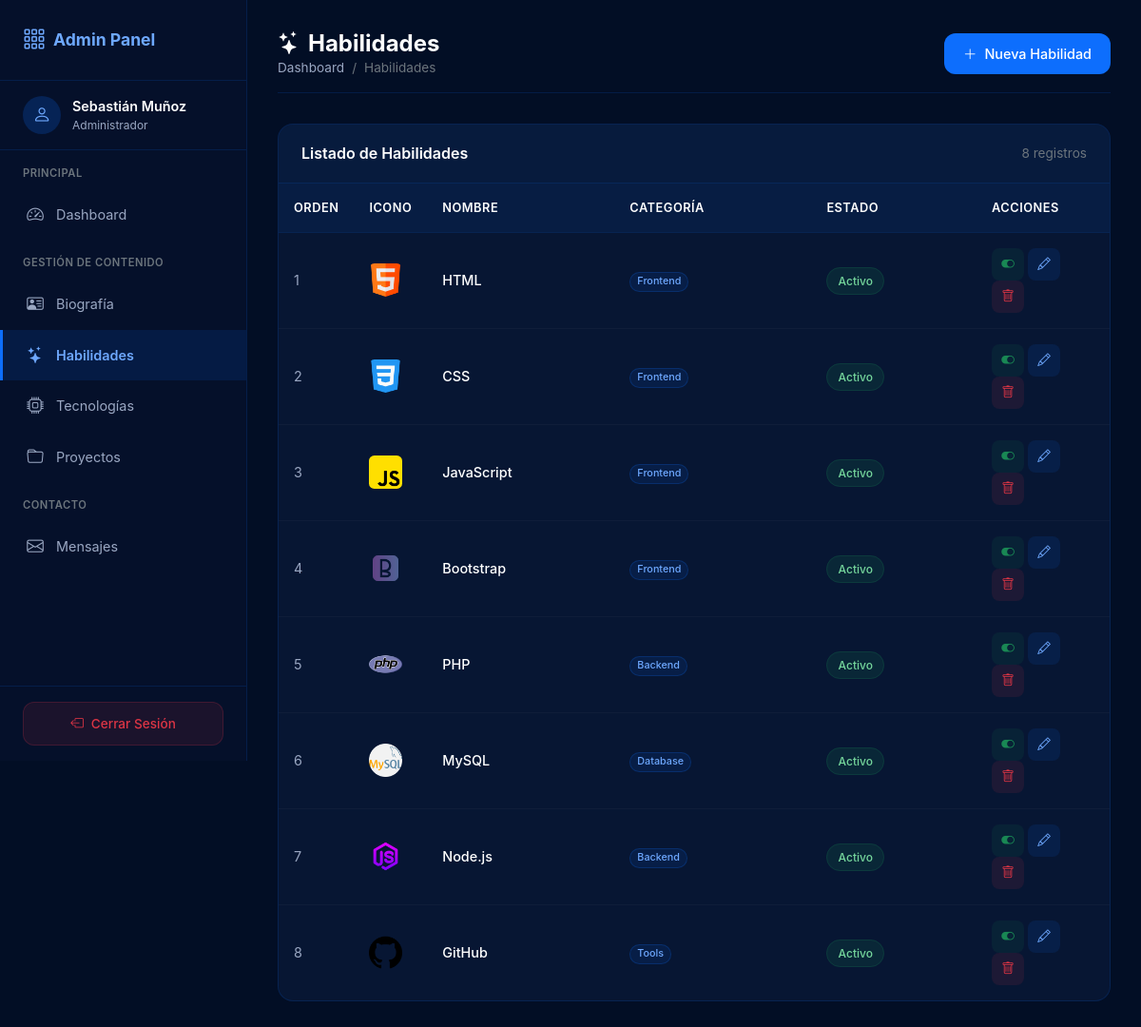
The app's page /admin/habilidades.php (signed in) with its own data.
### tables this page shows
CREATE TABLE IF NOT EXISTS habilidades (
  id          INT UNSIGNED      NOT NULL AUTO_INCREMENT,
  nombre      VARCHAR(100)      NOT NULL,
  categoria   ENUM('Frontend','Backend','Database','Tools','Otra') NOT NULL DEFAULT 'Frontend',
  icono       VARCHAR(255)      DEFAULT NULL,
  orden       INT UNSIGNED      NOT NULL DEFAULT 0,
  activo      TINYINT(1)        NOT NULL DEFAULT 1,
  created_at  DATETIME          NOT NULL DEFAULT CURRENT_TIMESTAMP,
  updated_at  DATETIME          NOT NULL DEFAULT CURRENT_TIMESTAMP ON UPDATE CURRENT_TIMESTAMP,
  PRIMARY KEY (id)
);

### auth.php (called while the page is built, shortened)
<?php
function obtenerUsuarioActual(): ?array
{
    return [
        'id'       => $_SESSION['usuario_id'],
        'username' => $_SESSION['usuario_username'],
        'nombre'   => $_SESSION['usuario_nombre'],
        'email'    => $_SESSION['usuario_email']
    ];
}
function generarTokenCSRF(): string
{
    return $_SESSION['csrf_token'];
}

### admin/habilidades.php (the view, shortened to what this page needs)
<?php
require_once '../auth.php';
require_once '../db.php';
$usuario = obtenerUsuarioActual();
$csrfToken = generarTokenCSRF();
$modo = $_GET['modo'] ?? 'listar';
$habilidadEdit = null;
try {
    $habilidades = $pdo->query("SELECT * FROM habilidades ORDER BY orden, id DESC")->fetchAll();
} catch (PDOException $e) {
    $habilidades = [];
}
$categorias = ['Frontend', 'Backend', 'Database', 'Tools', 'Otra'];
?>
<!DOCTYPE html>
<html lang="es">
<head>
    <link href="https://cdn.jsdelivr.net/npm/bootstrap@5.3.8/dist/css/bootstrap.min.css" rel="stylesheet">
    <link rel="stylesheet" href="https://cdn.jsdelivr.net/npm/bootstrap-icons@1.11.3/font/bootstrap-icons.min.css">
    <link rel="stylesheet" href="../assets/css/admin.css">
</head>
<body class="admin-body">
    <div class="admin-wrapper">
        <aside class="sidebar" id="sidebar">
            <div class="sidebar-header">
                <a href="../dashboard.php" class="sidebar-brand">
                    <i class="bi bi-grid-3x3-gap"></i>
                    <span>Admin Panel</span>
                </a>
            </div>
            <div class="sidebar-user">
                <div class="avatar"><i class="bi bi-person"></i></div>
                <div class="info">
                    <div class="name"><?= htmlspecialchars($usuario['nombre']) ?></div>
                    <div class="role">Administrador</div>
                </div>
            </div>
            <nav class="sidebar-nav">
                <div class="nav-section">Principal</div>
                <a href="../dashboard.php" class="nav-link">
                    <i class="bi bi-speedometer2"></i><span>Dashboard</span>
                </a>
                <div class="nav-section mt-3">Gestión de Contenido</div>
                <a href="biografia.php" class="nav-link">
                    <i class="bi bi-person-vcard"></i><span>Biografía</span>
                </a>
                <a href="habilidades.php" class="nav-link active">
                    <i class="bi bi-stars"></i><span>Habilidades</span>
                </a>
                <a href="tecnologias.php" class="nav-link">
                    <i class="bi bi-cpu"></i><span>Tecnologías</span>
                </a>
                <a href="proyectos.php" class="nav-link">
                    <i class="bi bi-folder"></i><span>Proyectos</span>
                </a>
                <div class="nav-section mt-3">Contacto</div>
                <a href="mensajes.php" class="nav-link">
                    <i class="bi bi-envelope"></i><span>Mensajes</span>
                </a>
            </nav>
            <div class="sidebar-footer">
                <a href="../logout.php" class="btn-logout" onclick="return confirm('¿Está seguro de cerrar sesión?')">
                    <i class="bi bi-box-arrow-left"></i><span>Cerrar Sesión</span>
                </a>
            </div>
        </aside>
        <main class="main-content">
            <div class="content-header">
                <div>
                    <h1><i class="bi bi-stars me-2"></i>Habilidades</h1>
                    <nav aria-label="breadcrumb">
                        <ol class="breadcrumb">
                            <li class="breadcrumb-item"><a href="../dashboard.php">Dashboard</a></li>
                            <li class="breadcrumb-item active">Habilidades</li>
                        </ol>
                    </nav>
                </div>
                <div class="d-flex gap-2">
                    <?php if ($modo === 'listar'): ?>
                        <a href="habilidades.php?modo=crear" class="btn btn-admin btn-admin-primary">
                            <i class="bi bi-plus-lg"></i> Nueva Habilidad
                        </a>
                    <?php else: ?>
                        <a href="habilidades.php" class="btn btn-admin btn-admin-secondary">
                            <i class="bi bi-arrow-left"></i> Volver
                        </a>
                    <?php endif; ?>
                </div>
            </div>
            <?php if ($modo === 'crear' || $modo === 'editar'): ?>
                <div class="admin-card">
                    <div class="card-header">
                        <h5><?= $modo === 'editar' ? '<i class="bi bi-pencil me-2"></i>Editar' : '<i class="bi bi-plus-lg me-2"></i>Nueva' ?> Habilidad</h5>
                    </div>
                    <div class="card-body">
                        <form method="POST" class="form-admin">
                            <input type="hidden" name="csrf_token" value="<?= htmlspecialchars($csrfToken) ?>">
                            <div class="row g-3">
                                <div class="col-md-6">
                                    <label class="form-label">Nombre <span class="text-danger">*</span></label>
                                    <input type="text" class="form-control" name="nombre"
                                        value="<?= htmlspecialchars($habilidadEdit['nombre'] ?? '') ?>" required
                                        placeholder="Ej: HTML, JavaScript, PHP">
                                </div>
                                <div class="col-md-6">
                                    <label class="form-label">Categoría <span class="text-danger">*</span></label>
                                    <select class="form-select" name="categoria" required>
                                        <?php foreach ($categorias as $cat): ?>
                                            <option value="<?= $cat ?>" <?= ($habilidadEdit['categoria'] ?? '') === $cat ? 'selected' : '' ?>>
                                                <?= $cat ?>
                                            </option>
                                        <?php endforeach; ?>
                                    </select>
                                </div>
                                <div class="col-md-8">
                                    <label class="form-label">Icono / Imagen</label>
                                    <div class="input-group">
                                        <span class="input-group-text"><i class="bi bi-image"></i></span>
                                        <input type="text" class="form-control" name="icono"
                                            value="<?= htmlspecialchars($habilidadEdit['icono'] ?? '') ?>"
                                            placeholder="assets/img/html.png">
                                    </div>
                                    <div class="form-text">Ruta relativa de la imagen del icono.</div>
                                </div>
                                <div class="col-md-4">
                                    <label class="form-label">Orden</label>
                                    <input type="number" class="form-control" name="orden" min="0"
                                        value="<?= $habilidadEdit['orden'] ?? 0 ?>">
                                    <div class="form-text">Número menor = primero.</div>
                                </div>
                                <div class="col-12">
                                    <div class="form-check form-switch">
                                        <input class="form-check-input" type="checkbox" id="activo" name="activo"
                                            <?= ($habilidadEdit['activo'] ?? 1) ? 'checked' : '' ?>>
                                        <label class="form-check-label" for="activo">Activo (visible en el portafolio)</label>
                                    </div>
                                </div>
                                <?php if (!empty($habilidadEdit['icono'])): ?>
                                    <div class="col-12">
                                        <label class="form-label">Vista previa</label><br>
                                        <img src="../<?= htmlspecialchars($habilidadEdit['icono']) ?>"
                                            alt="<?= htmlspecialchars($habilidadEdit['nombre'] ?? '') ?>"
                                            style="width: 50px; height: 50px; object-fit: contain; border-radius: 0.5rem;">
                                    </div>
                                <?php endif; ?>
                            </div>
                            <div class="d-flex gap-2 justify-content-end mt-4 pt-3" style="border-top: 1px solid var(--dark-border);">
                                <a href="habilidades.php" class="btn btn-admin btn-admin-secondary">
                                    <i class="bi bi-x-lg"></i> Cancelar
                                </a>
                                <button type="submit" class="btn btn-admin btn-admin-primary">
                                    <i class="bi bi-check-lg"></i> Guardar
                                </button>
                            </div>
                        </form>
                    </div>
                </div>
            <?php else: ?>
                <div class="admin-card">
                    <div class="card-header">
                        <h5>Listado de Habilidades</h5>
                        <span class="text-secondary" style="font-size: 0.85rem;"><?= count($habilidades) ?> registros</span>
                    </div>
                    <div class="card-body p-0">
                        <?php if (empty($habilidades)): ?>
                            <div class="text-center py-5 text-secondary">
                                <i class="bi bi-stars fs-1 d-block mb-2 opacity-50"></i>
                                No hay habilidades registradas.<br>
                                <a href="habilidades.php?modo=crear" class="btn btn-sm btn-primary mt-2">
                                    <i class="bi bi-plus-lg"></i> Agregar primera habilidad
                                </a>
                            </div>
                        <?php else: ?>
                            <div class="table-responsive">
                                <table class="admin-table">
                                    <thead>
                                        <tr>
                                            <th style="width: 50px;">Orden</th>
                                            <th style="width: 60px;">Icono</th>
                                            <th>Nombre</th>
                                            <th>Categoría</th>
                                            <th>Estado</th>
                                            <th style="width: 140px;">Acciones</th>
                                        </tr>
                                    </thead>
                                    <tbody>
                                        <?php foreach ($habilidades as $hab): ?>
                                            <tr>
                                                <td><?= $hab['orden'] ?></td>
                                                <td>
                                                    <?php if (!empty($hab['icono'])): ?>
                                                        <img src="../<?= htmlspecialchars($hab['icono']) ?>"
                                                            alt="" style="width: 35px; height: 35px; object-fit: contain; border-radius: 0.35rem;">
                                                    <?php endif; ?>
                                                </td>
                                                <td class="fw-medium text-white"><?= htmlspecialchars($hab['nombre']) ?></td>
                                                <td>
                                                    <span class="badge rounded-pill"
                                                        style="background: rgba(13,110,253,0.1); color: #6ea8fe; border: 1px solid rgba(13,110,253,0.2); font-weight: 500;">
                                                        <?= $hab['categoria'] ?>
                                                    </span>
                                                </td>
                                                <td>
                                                    <span class="badge-estado <?= $hab['activo'] ? 'activo' : 'inactivo' ?>">
                                                        <?= $hab['activo'] ? 'Activo' : 'Inactivo' ?>
                                                    </span>
                                                </td>
                                                <td>
                                                    <a href="habilidades.php?accion=toggle&id=<?= $hab['id'] ?>"
                                                        class="btn-action view" title="Cambiar estado">
                                                        <i class="bi bi-toggle-<?= $hab['activo'] ? 'on' : 'off' ?>"></i>
                                                    </a>
                                                    <a href="habilidades.php?modo=editar&id=<?= $hab['id'] ?>"
                                                        class="btn-action edit" title="Editar">
                                                        <i class="bi bi-pencil"></i>
                                                    </a>
                                                    <a href="habilidades.php?accion=eliminar&id=<?= $hab['id'] ?>&csrf_token=<?= urlencode($csrfToken) ?>"
                                                        class="btn-action delete" title="Eliminar"
                                                        onclick="return confirm('¿Eliminar <?= htmlspecialchars($hab['nombre']) ?>? Esta acción no se puede deshacer.')">
                                                        <i class="bi bi-trash"></i>
                                                    </a>
                                                </td>
                                            </tr>
                                        <?php endforeach; ?>
                                    </tbody>
                                </table>
                            </div>
                        <?php endif; ?>
                    </div>
                </div>
            <?php endif; ?>
        </main>
    </div>
</body>
</html>

### records on screen
habilidades: orden "1", icono (picture), nombre "HTML", categoria "Frontend", activo "Activo"
habilidades: orden "2", icono (picture), nombre "CSS", categoria "Frontend", activo "Activo"
habilidades: orden "3", icono (picture), nombre "JavaScript", categoria "Frontend", activo "Activo"
habilidades: orden "4", icono (picture), nombre "Bootstrap", categoria "Frontend", activo "Activo"
habilidades: orden "5", icono (picture), nombre "PHP", categoria "Backend", activo "Activo"
habilidades: orden "6", icono (picture), nombre "MySQL", categoria "Database", activo "Activo"
habilidades: orden "7", icono (picture), nombre "Node.js", categoria "Backend", activo "Activo"
habilidades: orden "8", icono (picture), nombre "GitHub", categoria "Tools", activo "Activo"

### other values on screen
$usuario['nombre'] "Sebastián Muñoz"
count($habilidades) "8"
